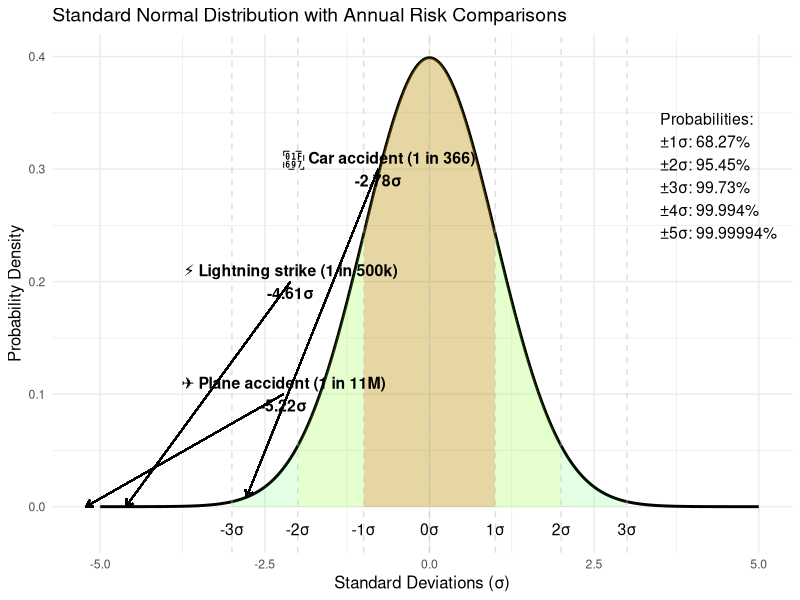

The R source for this figure:
# Check if ggplot2 is installed
if (!require("ggplot2", quietly = TRUE)) {
    print("ggplot2 not found. Installing...")
    install.packages("ggplot2", repos = "http://cran.us.r-project.org")
} else {
    print("ggplot2 is already installed")
}

# Verify installation
if (require("ggplot2", quietly = TRUE)) {
    print("ggplot2 installation verified!")
    print(paste("Version:", packageVersion("ggplot2")))
} else {
    print("Error: ggplot2 installation failed")
} 
# Load required library
library(ggplot2)

# Create data frame for the standard normal curve
x <- seq(-5, 5, length.out = 1000)
y <- dnorm(x)
df <- data.frame(x = x, y = y)

# Calculate sigma points for annotations
car_sigma <- qnorm(1/366)
lightning_sigma <- qnorm(1/500000)
plane_sigma <- qnorm(1/11000000)

# Create the plot
p <- ggplot(df, aes(x = x, y = y)) +
  # Add the normal curve
  geom_line(size = 1) +
  
  # Add filled regions for sigma intervals
  geom_area(data = subset(df, x >= -1 & x <= 1), 
            fill = "red", alpha = 0.2) +
  geom_area(data = subset(df, x >= -2 & x <= 2), 
            fill = "yellow", alpha = 0.1) +
  geom_area(data = subset(df, x >= -3 & x <= 3), 
            fill = "green", alpha = 0.1) +
  
  # Add vertical lines for sigma values
  geom_vline(xintercept = -3:3, linetype = "dashed", 
             color = "gray", alpha = 0.5) +
  
  # Add sigma labels
  geom_text(data = data.frame(x = -3:3, y = rep(-0.02, 7)),
            aes(x = x, y = y, label = paste0(x, "σ")),
            size = 4) +
  
  # Add annotations for real-world probabilities
  annotate("text", x = car_sigma + 2, y = 0.3,
           label = paste0("🚗 Car accident (1 in 366)\n", 
                         round(car_sigma, 2), "σ"),
           fontface = "bold", size = 4) +
  annotate("text", x = lightning_sigma + 2.5, y = 0.2,
           label = paste0("⚡ Lightning strike (1 in 500k)\n",
                         round(lightning_sigma, 2), "σ"),
           fontface = "bold", size = 4) +
  annotate("text", x = plane_sigma + 3, y = 0.1,
           label = paste0("✈️ Plane accident (1 in 11M)\n",
                         round(plane_sigma, 2), "σ"),
           fontface = "bold", size = 4) +
  
  # Add arrows connecting annotations to points
  geom_segment(aes(x = car_sigma + 2, y = 0.3,
                   xend = car_sigma, yend = dnorm(car_sigma)),
               arrow = arrow(length = unit(0.2, "cm"))) +
  geom_segment(aes(x = lightning_sigma + 2.5, y = 0.2,
                   xend = lightning_sigma, yend = dnorm(lightning_sigma)),
               arrow = arrow(length = unit(0.2, "cm"))) +
  geom_segment(aes(x = plane_sigma + 3, y = 0.1,
                   xend = plane_sigma, yend = dnorm(plane_sigma)),
               arrow = arrow(length = unit(0.2, "cm"))) +
  
  # Add probability text box
  annotate("text", x = 3.5, y = 0.35,
           label = paste("Probabilities:",
                        "±1σ: 68.27%",
                        "±2σ: 95.45%",
                        "±3σ: 99.73%",
                        "±4σ: 99.994%",
                        "±5σ: 99.99994%",
                        sep = "\n"),
           hjust = 0, vjust = 1,
           box.padding = unit(0.5, "lines"),
           size = 4) +
  
  # Customize the plot
  labs(title = "Standard Normal Distribution with Annual Risk Comparisons",
       x = "Standard Deviations (σ)",
       y = "Probability Density") +
  theme_minimal() +
  theme(plot.title = element_text(size = 14),
        axis.title = element_text(size = 12))

# Display the plot
print(p)

# Optionally save the plot
# ggsave("standard_normal.pdf", p, width = 12, height = 6) 